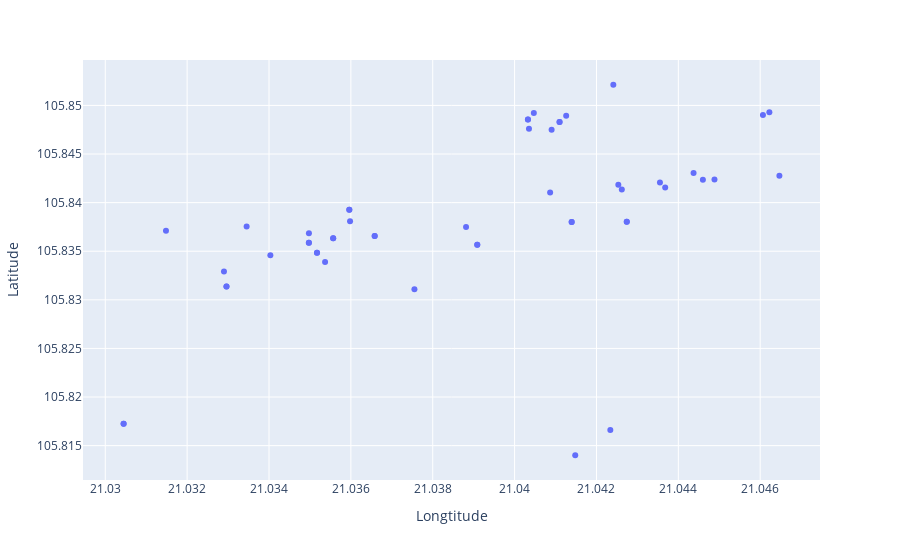

Notebook cell for this chart:
### Code cell
#Plot for Traffic level 1
before_fig1 = px.scatter(TF_1,y = "Latitude", x = "Longtitude",)
before_fig1

### Figure 1 — Plotly figure (JSON) as saved in the notebook; plotly's stock layout.template omitted (floating-point values rounded to 4 significant figures)
{"data": [{"hovertemplate": "Longtitude=%{x}<br>Latitude=%{y}<extra></extra>", "legendgroup": "", "marker": {"color": "#636efa", "symbol": "circle"}, "mode": "markers", "name": "", "orientation": "v", "showlegend": false, "type": "scatter", "x": [21.05, 21.04, 21.05, 21.03, 21.04, 21.04, 21.04, 21.04, 21.04, 21.04, 21.04, 21.04, 21.05, 21.03, 21.04, 21.04, 21.03, 21.04, 21.04, 21.04, 21.04, 21.04, 21.04, 21.04, 21.04, 21.04, 21.04, 21.04, 21.04, 21.04, 21.04, 21.04, 21.04, 21.04, 21.04, 21.04, 21.04, 21.04, 21.04, 21.03, 21.03, 21.03, 21.03, 21.03, 21.03, 21.04, 21.04, 21.04, 21.04, 21.03, 21.03], "xaxis": "x", "y": [105.8, 105.9, 105.8, 105.8, 105.8, 105.8, 105.8, 105.8, 105.8, 105.8, 105.8, 105.8, 105.8, 105.8, 105.8, 105.8, 105.8, 105.8, 105.8, 105.8, 105.8, 105.8, 105.8, 105.8, 105.8, 105.8, 105.8, 105.8, 105.8, 105.8, 105.8, 105.8, 105.8, 105.8, 105.8, 105.8, 105.8, 105.8, 105.8, 105.8, 105.8, 105.8, 105.8, 105.8, 105.8, 105.8, 105.8, 105.8, 105.8, 105.8, 105.8], "yaxis": "y"}], "layout": {"legend": {"tracegroupgap": 0}, "margin": {"t": 60}, "xaxis": {"anchor": "y", "domain": [0, 1], "title": {"text": "Longtitude"}}, "yaxis": {"anchor": "x", "domain": [0, 1], "title": {"text": "Latitude"}}}}
